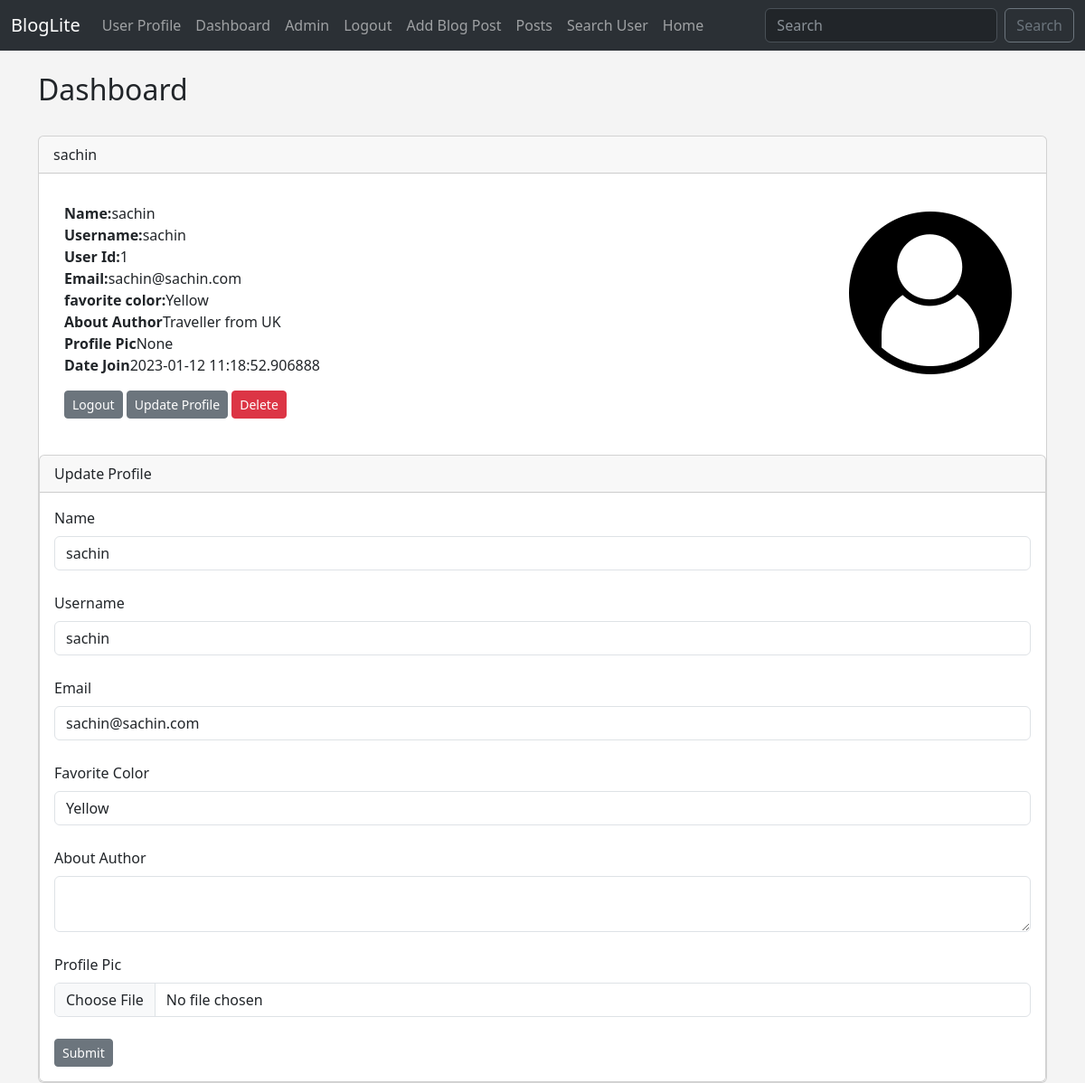
The app's page /dashboard (signed in) with its own data.
### application/models.py (models this page shows, shortened)
class Users(db.Model,UserMixin):
    id = db.Column(db.Integer, primary_key=True)
    username = db.Column(db.String(20), nullable=False, unique=True)
    name = db.Column(db.String(150), nullable=False)
    email = db.Column(db.String(150), nullable=False, unique=True)
    favorite_color = db.Column(db.String(150))
    about_author = db.Column(db.Text(500), nullable=True)
    date_added = db.Column(db.DateTime, default=datetime.utcnow)
    profile_pic = db.Column(db.String())
    password_hash = db.Column(db.String(128),nullable=True)
    posts = db.relationship('Posts', backref='poster')
    likes = db.relationship('Like', backref='user', passive_deletes=True)
    followed = db.relationship(
        'Users', secondary=followers,
        primaryjoin=(followers.c.follower_id == id),
        secondaryjoin=(followers.c.followed_id == id),
        backref=db.backref('followers', lazy='dynamic'), lazy='dynamic')
    @property
    def password(self):
        raise AttributeError('Password is not a redable Attribute! ')

### application/controllers.py (the view)
@app.route('/dashboard', methods=["GET", "POST"])
@login_required
def dashboard():
    form = UserForm()
    id = current_user.id
    name_to_update = Users.query.get_or_404(id)
    if request.method == 'POST':
        name_to_update.name = request.form['name']
        name_to_update.email = request.form['email']
        name_to_update.favorite_color = request.form['favorite_color']
        name_to_update.username = request.form['username']
        name_to_update.about_author = request.form['about_author']
        if request.files['profile_pic']:
            name_to_update.profile_pic = request.files['profile_pic']
            pic_filenmae = secure_filename(name_to_update.profile_pic.filename)
            pic_name = str(uuid.uuid1()) + "_" + pic_filenmae
            saver = request.files['profile_pic']
            name_to_update.profile_pic = pic_name
            try:
                db.session.commit()
                saver.save(os.path.join(app.config['UPLOAD_FOLDER'], pic_name))
                flash("User Updated Succesfully")
                return render_template("dashboard.html",
                form = form,name_to_update=name_to_update
                )
            except:
                flash("Error... Try Again ")
                return render_template("dashboard.html",
                form = form,name_to_update=name_to_update
                )
        else:
            db.session.commit()
            flash("User Updated Succesfully")
            return render_template("dashboard.html",
                form = form,name_to_update=name_to_update
                )
    else:
        return render_template("dashboard.html",
            form = form,name_to_update=name_to_update, id=id
            )
    return render_template('dashboard.html')

### application/controllers.py
class UserForm(FlaskForm):
    name = StringField("Name", validators=[DataRequired()])
    username = StringField("Username", validators=[DataRequired()])
    email = StringField("Email", validators=[DataRequired()])
    favorite_color = StringField("Favorite Color")
    about_author = TextAreaField("About Author")
    password_hash = PasswordField("Password",validators=[DataRequired(),EqualTo('password_hash2',message='Password Must match')])
    password_hash2 = PasswordField("Confirm Password", validators=[DataRequired()])
    profile_pic = FileField("Profile Pic")
    submit = SubmitField("Submit")

class SearchForm(FlaskForm):
    searched = StringField("search", validators=[DataRequired()])
    submit = SubmitField("Submit")

### application/controllers.py (called while the page is built)
@login_manager.user_loader
def load_user(user_id):
    return Users.query.get(int(user_id))

@app.context_processor
def base():
    form = SearchForm()
    return dict(form=form)

### templates/dashboard.html (shortened to what this page needs)
{% extends 'base.html' %}
{% block content %}
<h2>Dashboard</h2>
<div class="card">
    <div class="card-header">
        {{ current_user.name}}
    </div>
    <div class="card-body">
      <p class="card-text">
        <div class="container">
          <div class="row">
            <div class="col-8">
                <strong>Name:</strong>{{ current_user.name}}</br>
                <strong>Username:</strong>{{ current_user.username}}</br>
                <strong>User Id:</strong>{{ current_user.id}}</br>
                <strong>Email:</strong>{{ current_user.email}}</br>
                <strong>favorite color:</strong>{{ current_user.favorite_color}}</br>
                <strong>About Author</strong>{{ current_user.about_author}}</br>
                <strong>Profile Pic</strong>{{ current_user.profile_pic}}</br>
                <strong>Date Join</strong>{{ current_user.date_added}}</br>
            </p>
              <a href="{{ url_for('logout') }}" class="btn btn-secondary btn-sm">Logout</a>
              <a href="{{ url_for('update', id=current_user.id) }}" class="btn btn-secondary btn-sm">Update Profile</a>
              <a href="{{ url_for('delete',id=current_user.id)}}" class="btn btn-danger btn-sm">Delete</a>
    </div>
    <div class="col-4">
      {% if current_user.profile_pic %}
        <img src="{{ url_for('static', filename='images/' + current_user.profile_pic) }}" width="200" align="right">
      {% else %}
      <img src="{{ url_for('static', filename='images/download.png') }}" width="200" align="right">
      {% endif %}
    </div>
    </div>
    </div>
<div class="card">
    <div class="card-header">
        Update Profile
    </div>
    <div class="card-body">
      <form action="/dashboard" method="POST" enctype="multipart/form-data">
        {{ form.name.label(class="form-label") }}
        {{ form.name(class="form-control", value=name_to_update.name) }}
        {{ form.username.label(class="form-label") }}
        {{ form.username(class="form-control", value=name_to_update.username) }}
        {{ form.email.label(class="form-label") }}
        {{ form.email(class="form-control", value=name_to_update.email) }}
        {{ form.favorite_color.label(class="form-label") }}
        {{ form.favorite_color(class="form-control", value=name_to_update.favorite_color) }}
        {{ form.about_author.label(class="form-label") }}
        {{ form.about_author(class="form-control", value=name_to_update.about_author) }}
        {{ form.profile_pic.label(class="form-label") }}
        {{ form.profile_pic(class="form-control", value=name_to_update.profile_pic) }}
        {{ form.submit(class="btn btn-secondary btn-sm")}}
      </form>
    </div>
</div>
{% endblock %}

### static/css/styles.css (style rules this page uses)
body { background: #f4f4f4; }

### records on screen
Users: name "sachin", username "sachin", id "1", email "sachin@sachin.com", favorite_color "Yellow", about_author "Traveller from UK", profile_pic "None", date_added "2023-01-12 11:18:52.906888"
